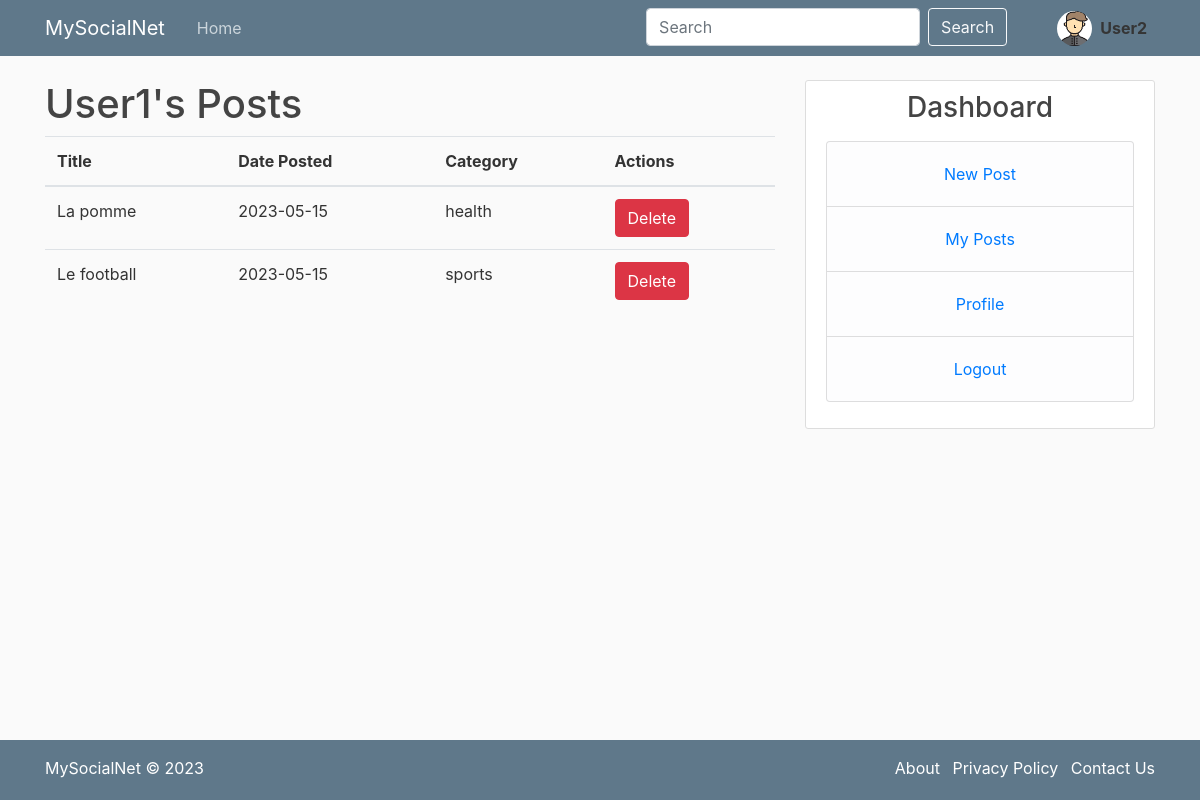
/admin/user_posts2/2 (signed in), run on the app's committed database.
### social_media/models.py (models this page shows, shortened)
class User(db.Model, UserMixin):
    id = db.Column(db.Integer, primary_key=True)
    username = db.Column(db.String(20), unique=True, nullable=False)
    email = db.Column(db.String(120), unique=True, nullable=False)
    image_file = db.Column(db.String(20), nullable=False, default='default.jpg')
    password = db.Column(db.String(60), nullable=False)
    posts = db.relationship('Post', backref='author', lazy=True)
    history = db.Column(db.JSON)
    future = db.Column(db.String(300))

class Post(db.Model):
    id = db.Column(db.Integer, primary_key=True)
    title = db.Column(db.String(100), nullable=False)
    date_posted = db.Column(db.DateTime, nullable=False, default=datetime.utcnow)
    content = db.Column(db.Text, nullable=False)
    category = db.Column(db.String(20), nullable=False)
    user_id = db.Column(db.Integer, db.ForeignKey('user.id'), nullable=False)

### social_media/routes.py (the view)
@app.route('/admin/user_posts2/<int:user_id>')
@login_required
def user_posts2(user_id):
    page = request.args.get(get_page_parameter(), type=int, default=1)
    per_page = 7
    user = User.query.get_or_404(user_id)
    posts = Post.query.options(joinedload(Post.author)).filter_by(user_id=user.id).order_by(Post.date_posted.desc())
    pagination = Pagination(page=page, total=posts.count(), per_page=per_page, css_framework='bootstrap4')
    posts_on_page = posts.paginate(page=page, per_page=per_page)
    return render_template('user_posts2.html', user=user, pagination=pagination, posts=posts_on_page)

### social_media/models.py (called while the page is built)
@login_manager.user_loader
def load_user(user_id):
    return User.query.get(int(user_id))

### social_media/templates/user_posts2.html (shortened to what this page needs)
{% extends "layout.html" %}
{% block content %}
    <h1>{{ user.username }}'s Posts</h1>
    {% if posts %}
        <table class="table">
            <thead>
                <tr>
                    <th>Title</th>
                    <th>Date Posted</th>
                    <th>Category</th>
                    <th>Actions</th>
                </tr>
            </thead>
            <tbody>
                {% for post in posts %}
                <tr>
                    <td>{{ post.title }}</td>
                    <td>{{ post.date_posted.strftime('%Y-%m-%d') }}</td>
                    <td>{{ post.category }}</td>
                    <td>
                        <form action="{{ url_for('delete_post2', post_id=post.id) }}" method="post">
                            <button type="submit" class="btn btn-danger" onclick="return confirm('Are you sure you want to delete this post?')">Delete</button>
                        </form>
                    </td>
                </tr>
                {% endfor %}
            </tbody>
        </table>
    {% else %}
        <p>No posts found.</p>
    {% endif %}
{% endblock %}

### social_media/templates/layout.html (shortened to what this page needs)
<!DOCTYPE html>
<html>
<head>
    <link rel="stylesheet" href="https://maxcdn.bootstrapcdn.com/bootstrap/4.0.0/css/bootstrap.min.css">
    <link rel="stylesheet" type="text/css" href="{{ url_for('static', filename='main.css') }}">
</head>
<body>
    <header class="site-header">
      <nav class="navbar navbar-expand-md navbar-dark bg-steel fixed-top">
        <div class="container">
          <a class="navbar-brand mr-4" href="/">MySocialNet</a>
          <div class="collapse navbar-collapse" id="navbarToggle">
            <div class="navbar-nav mr-auto">
              <a class="nav-item nav-link" href="{{ url_for('home') }}">Home</a>
            </div>
            <div class="navbar-nav">
              {% if current_user.is_authenticated %}
                <div id="search-bar">
                <form class="form-inline ml-auto" action="{{ url_for('search') }}" method="POST">
                <input class="form-control mr-sm-2" type="search" placeholder="Search" aria-label="Search" name="q" list="search-options" required>
                <button class="btn btn-outline-light my-2 my-sm-0" type="submit">Search</button>
                </form>
                </div>
                <img class="rounded-circle" src="{{ url_for('static', filename='profile_pics/' + current_user.image_file) }}" id = "pro-img">
                <a class="nav-item nav-link" href="{{ url_for('account') }}" style="color: rgb(53, 53, 53);"><b>{{current_user.username}}</b></a>
              {% else %}
                <a class="nav-item nav-link" href="{{ url_for('login') }}">Login</a>
                <a class="nav-item nav-link" href="{{ url_for('register') }}">Register</a>
              {% endif %}
            </div>
          </div>
        </div>
      </nav>
    </header>
    <main role="main" class="container">
      <div class="row">
        <div class="col-md-8">
          {% block content %}{% endblock %}
        </div>
        {% if current_user.is_authenticated %}
        <div class="col-md-4">
          <div class="content-section">
            <h3 style="text-align:center;">Dashboard</h3>
            <p class='text-muted'>
              <ul class="list-group" style="text-align:center;">
                <li class="list-group-item list-group-item-light"><a class="nav-item nav-link" href="{{ url_for('new_post') }}">New Post</a></li>
                <li class="list-group-item list-group-item-light"><a class="nav-item nav-link" href="{{ url_for('user_posts', username=current_user.username) }}">My Posts</a></li>
                <li class="list-group-item list-group-item-light"><a class="nav-item nav-link" href="{{ url_for('account') }}">Profile</a></li>
                <li class="list-group-item list-group-item-light"><a class="nav-item nav-link" href="{{ url_for('logout') }}">Logout</a></li>
              </ul>
            </p>
          </div>
        </div>
        {% endif %}
      </div>
    </main>
    <footer class="bg-steel text-white py-3">
      <div class="container">
        <div class="row">
          <div class="col-md-6">
            <p class="mb-0">MySocialNet &copy; 2023</p>
          </div>
          <div class="col-md-6">
            <ul class="list-inline mb-0 float-md-right">
              <li class="list-inline-item"><a class="text-white" href="{{ url_for('about') }}">About</a></li>
              <li class="list-inline-item"><a class="text-white" href="#">Privacy Policy</a></li>
              <li class="list-inline-item"><a class="text-white" href="https://www.facebook.com/">Contact Us</a></li>
            </ul>
          </div>
        </div>
      </div>
    </footer>
</body>
</html>

### social_media/static/main.css (style rules this page uses)
body { background: #fafafa; color: #333333; margin-top: 5rem; }
h1, h2, h3, h4, h5, h6 { color: #444444; }
.bg-steel { background-color: #5f788a; }
.site-header .navbar-nav .nav-link { color: #cbd5db; }
.content-section { background: #ffffff; padding: 10px 20px; border: 1px solid #dddddd; border-radius: 3px; margin-bottom: 20px; }
#search-bar { margin-right: 50px; }
footer { position: fixed; bottom: 0; width: 100%; height: 60px; background-color: #333; color: #fff; }
#pro-img { height: 35px; width: 35px; margin-top: 3px; }

### data on the page
User: image_file (picture), username "User2"
User: username "User1"
Post: title "La pomme", date_posted "2023-05-15", category "health"
Post: title "Le football", date_posted "2023-05-15", category "sports"
